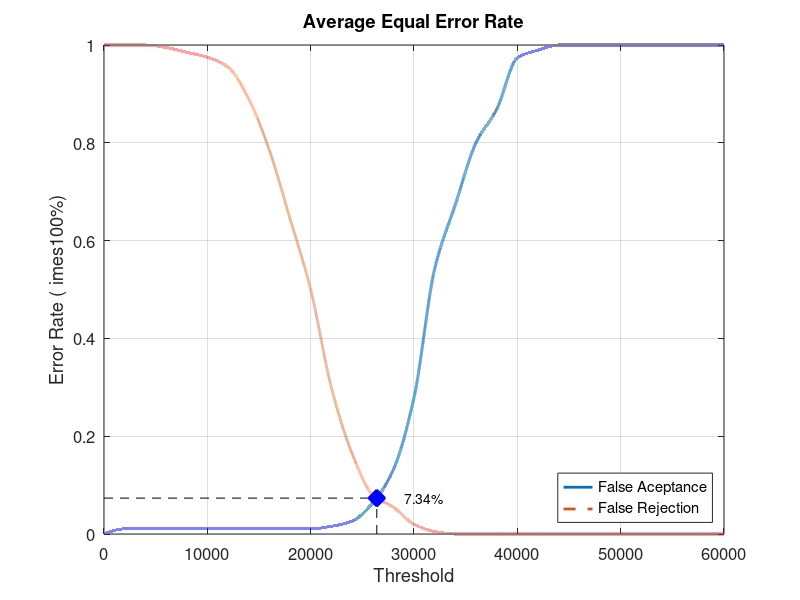
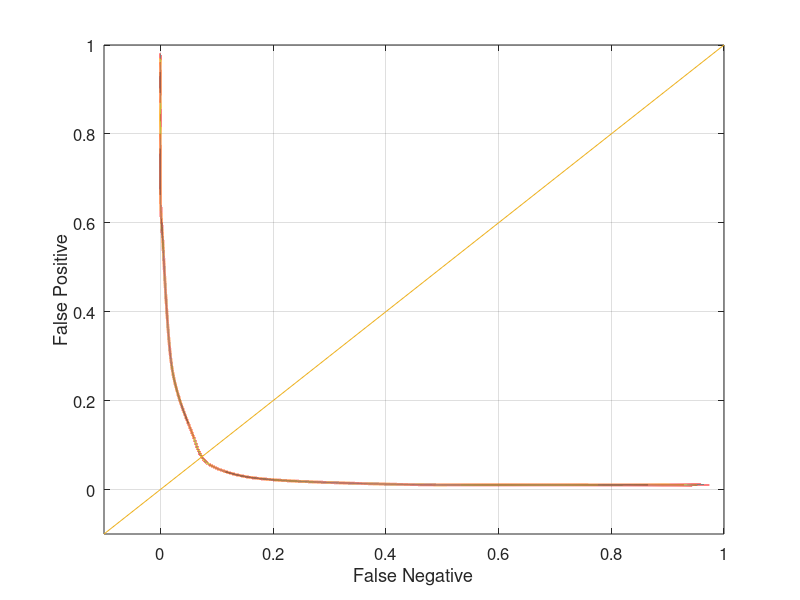

MATLAB code for these plots, in order:
close all;
clear;
clc;
x = 0:2000:60000;
xq = 0:0.5:60000;

y0 = [0 0.0105263 0.0105263 0.0105263 0.0105263 0.0105263 0.0105263 0.0105263 0.0105263 0.0105263 0.0105263 0.0157895 0.0263158 0.0631579 0.131579 0.278947 0.542105 0.673684 0.8 0.868421 0.973684 0.989474 1 1 1 1 1 1 1 1 1]
yy0 = interp1(x, y0, xq, 'pchip');
y1 = [1 1 1 0.995 0.985 0.975 0.955 0.89 0.785 0.645 0.5 0.3 0.165 0.08 0.055 0.02 0.005 0 0 0 0 0 0 0 0 0 0 0 0 0 0]
yy1 = interp1(x, y1, xq, 'pchip');

% Calculating EER: 
y2 = abs(y0 - y1);
find(y2 == min(y2))
yy2 = abs(yy0 - yy1);
xEER = find(yy2 == min(yy2));
xEERIndex = xq(xEER) % X-axis EER
yEER = yy0(xEER) % Y-axis EER

main = figure
plot(xq, yy0,'-','LineWidth', 2);	hold on
plot(xq, yy1,'--','LineWidth', 2);	hold on
plot([xEERIndex xEERIndex], [0 yEER], 'k--');	hold on
plot([0 xEERIndex], [yEER yEER], 'k--');	hold on
plot(xEERIndex, yEER, 'bx', 'LineWidth', 10);	hold on
text(xEERIndex + 10 * xEERIndex / 100, yEER, [num2str(round((10000 * yEER)) / 100) '%'])
legend('False Aceptance', 'False Rejection', 'Location', 'SouthEast')
xlabel('Threshold')
ylabel('Error Rate (	imes100%)')
title('Average Equal Error Rate')
set(gca, 'FontSize', 12)
axis([0 60000 0 1])
grid on

print(main, 'Database2_2Main', '-dpng');
FNRxFPR = figure('Color', [1 1 1]);
plot(yy1, yy0, '-', yy1, yy0, 'LineWidth', 2);
hold on
y = -0.1:0.1:1
plot(y, y); 
set(gca, 'FontSize', 12)
xlabel('False Negative')
ylabel('False Positive')
axis([-0.1 1 -0.1 1])
set(gca, 'FontSize', 12)
grid on

print(FNRxFPR, 'Database2_2FNRxFPR','-dpng');
